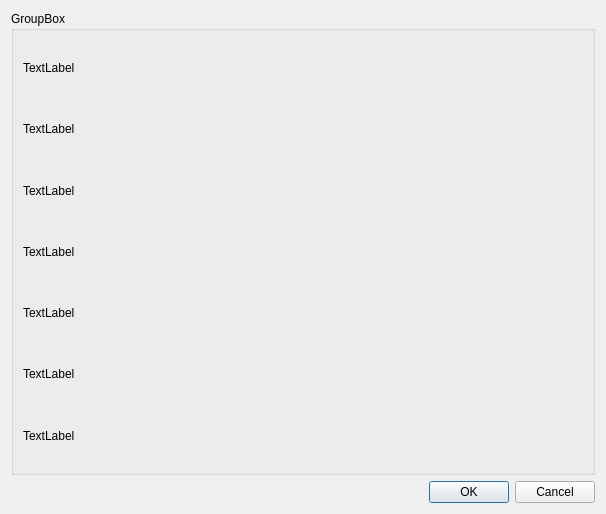
<?xml version="1.0" encoding="UTF-8"?>
<ui version="4.0">
 <class>ResultDialog</class>
 <widget class="QDialog" name="ResultDialog">
  <property name="geometry">
   <rect>
    <x>0</x>
    <y>0</y>
    <width>606</width>
    <height>514</height>
   </rect>
  </property>
  <property name="windowTitle">
   <string>Dialog</string>
  </property>
  <layout class="QVBoxLayout" name="verticalLayout_3">
   <item>
    <widget class="QGroupBox" name="groupBox">
     <property name="title">
      <string>GroupBox</string>
     </property>
     <layout class="QVBoxLayout" name="verticalLayout_2">
      <item>
       <layout class="QVBoxLayout" name="verticalLayout">
        <item>
         <widget class="QLabel" name="lblMB">
          <property name="text">
           <string>TextLabel</string>
          </property>
         </widget>
        </item>
        <item>
         <widget class="QLabel" name="lblCPU">
          <property name="text">
           <string>TextLabel</string>
          </property>
         </widget>
        </item>
        <item>
         <widget class="QLabel" name="lblRAM1">
          <property name="text">
           <string>TextLabel</string>
          </property>
         </widget>
        </item>
        <item>
         <widget class="QLabel" name="lblRAM2">
          <property name="text">
           <string>TextLabel</string>
          </property>
         </widget>
        </item>
        <item>
         <widget class="QLabel" name="lblGPU">
          <property name="text">
           <string>TextLabel</string>
          </property>
         </widget>
        </item>
        <item>
         <widget class="QLabel" name="lblPCI1">
          <property name="text">
           <string>TextLabel</string>
          </property>
         </widget>
        </item>
        <item>
         <widget class="QLabel" name="lblPCI2">
          <property name="text">
           <string>TextLabel</string>
          </property>
         </widget>
        </item>
       </layout>
      </item>
     </layout>
    </widget>
   </item>
   <item>
    <widget class="QDialogButtonBox" name="buttonBox">
     <property name="orientation">
      <enum>Qt::Horizontal</enum>
     </property>
     <property name="standardButtons">
      <set>QDialogButtonBox::Cancel|QDialogButtonBox::Ok</set>
     </property>
    </widget>
   </item>
  </layout>
 </widget>
 <resources/>
 <connections>
  <connection>
   <sender>buttonBox</sender>
   <signal>accepted()</signal>
   <receiver>ResultDialog</receiver>
   <slot>accept()</slot>
   <hints>
    <hint type="sourcelabel">
     <x>248</x>
     <y>254</y>
    </hint>
    <hint type="destinationlabel">
     <x>157</x>
     <y>274</y>
    </hint>
   </hints>
  </connection>
  <connection>
   <sender>buttonBox</sender>
   <signal>rejected()</signal>
   <receiver>ResultDialog</receiver>
   <slot>reject()</slot>
   <hints>
    <hint type="sourcelabel">
     <x>316</x>
     <y>260</y>
    </hint>
    <hint type="destinationlabel">
     <x>286</x>
     <y>274</y>
    </hint>
   </hints>
  </connection>
 </connections>
</ui>
